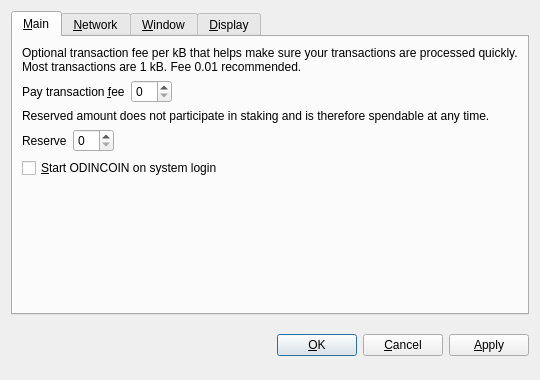
<?xml version="1.0" encoding="UTF-8"?>
<ui version="4.0">
 <class>OptionsDialog</class>
 <widget class="QDialog" name="OptionsDialog">
  <property name="geometry">
   <rect>
    <x>0</x>
    <y>0</y>
    <width>540</width>
    <height>380</height>
   </rect>
  </property>
  <property name="windowTitle">
   <string>Options</string>
  </property>
  <property name="modal">
   <bool>true</bool>
  </property>
  <layout class="QVBoxLayout" name="verticalLayout">
   <item>
    <widget class="QTabWidget" name="tabWidget">
     <property name="tabPosition">
      <enum>QTabWidget::North</enum>
     </property>
     <property name="currentIndex">
      <number>0</number>
     </property>
     <widget class="QWidget" name="tabMain">
      <attribute name="title">
       <string>&amp;Main</string>
      </attribute>
      <layout class="QVBoxLayout" name="verticalLayout_Main">
       <item>
        <widget class="QLabel" name="transactionFeeInfoLabel">
         <property name="text">
          <string>Optional transaction fee per kB that helps make sure your transactions are processed quickly. Most transactions are 1 kB. Fee 0.01 recommended.</string>
         </property>
         <property name="textFormat">
          <enum>Qt::PlainText</enum>
         </property>
         <property name="wordWrap">
          <bool>true</bool>
         </property>
        </widget>
       </item>
       <item>
        <layout class="QHBoxLayout" name="horizontalLayoutFee">
         <item>
          <widget class="QLabel" name="transactionFeeLabel">
           <property name="text">
            <string>Pay transaction &amp;fee</string>
           </property>
           <property name="textFormat">
            <enum>Qt::PlainText</enum>
           </property>
           <property name="buddy">
            <cstring>transactionFee</cstring>
           </property>
          </widget>
         </item>
         <item>
          <widget class="BitcoinAmountField" name="transactionFee"/>
         </item>
         <item>
          <spacer name="horizontalSpacerFee">
           <property name="orientation">
            <enum>Qt::Horizontal</enum>
           </property>
           <property name="sizeHint" stdset="0">
            <size>
             <width>40</width>
             <height>20</height>
            </size>
           </property>
          </spacer>
         </item>
        </layout>
       </item>
       <item>
        <widget class="QLabel" name="reserveBalanceInfoLabel">
         <property name="text">
          <string>Reserved amount does not participate in staking and is therefore spendable at any time.</string>
         </property>
         <property name="textFormat">
          <enum>Qt::PlainText</enum>
         </property>
         <property name="wordWrap">
          <bool>true</bool>
         </property>
        </widget>
       </item>
       <item>
        <layout class="QHBoxLayout" name="horizontalLayoutReserveBalance">
         <item>
          <widget class="QLabel" name="reserveBalanceLabel">
           <property name="text">
            <string>Reserve</string>
           </property>
           <property name="textFormat">
            <enum>Qt::PlainText</enum>
           </property>
           <property name="buddy">
            <cstring>reserveBalance</cstring>
           </property>
          </widget>
         </item>
         <item>
          <widget class="BitcoinAmountField" name="reserveBalance"/>
         </item>
         <item>
          <spacer name="horizontalSpacerReserveBalance">
           <property name="orientation">
            <enum>Qt::Horizontal</enum>
           </property>
           <property name="sizeHint" stdset="0">
            <size>
             <width>40</width>
             <height>20</height>
            </size>
           </property>
          </spacer>
         </item>
        </layout>
       </item>
       <item>
        <widget class="QCheckBox" name="bitcoinAtStartup">
         <property name="toolTip">
          <string>Automatically start ODINCOIN after logging in to the system.</string>
         </property>
         <property name="text">
          <string>&amp;Start ODINCOIN on system login</string>
         </property>
        </widget>
       </item>
       <item>
        <spacer name="verticalSpacer_Main">
         <property name="orientation">
          <enum>Qt::Vertical</enum>
         </property>
         <property name="sizeHint" stdset="0">
          <size>
           <width>20</width>
           <height>40</height>
          </size>
         </property>
        </spacer>
       </item>
      </layout>
     </widget>
     <widget class="QWidget" name="tabNetwork">
      <attribute name="title">
       <string>&amp;Network</string>
      </attribute>
      <layout class="QVBoxLayout" name="verticalLayout_Network">
       <item>
        <widget class="QCheckBox" name="mapPortUpnp">
         <property name="toolTip">
          <string>Automatically open the ODINCOIN client port on the router. This only works when your router supports UPnP and it is enabled.</string>
         </property>
         <property name="text">
          <string>Map port using &amp;UPnP</string>
         </property>
        </widget>
       </item>
       <item>
        <widget class="QCheckBox" name="connectSocks">
         <property name="toolTip">
          <string>Connect to the ODINCOIN network through a SOCKS proxy (e.g. when connecting through Tor).</string>
         </property>
         <property name="text">
          <string>&amp;Connect through SOCKS proxy:</string>
         </property>
        </widget>
       </item>
       <item>
        <layout class="QHBoxLayout" name="horizontalLayout_Network">
         <item>
          <widget class="QLabel" name="proxyIpLabel">
           <property name="text">
            <string>Proxy &amp;IP:</string>
           </property>
           <property name="textFormat">
            <enum>Qt::PlainText</enum>
           </property>
           <property name="buddy">
            <cstring>proxyIp</cstring>
           </property>
          </widget>
         </item>
         <item>
          <widget class="QValidatedLineEdit" name="proxyIp">
           <property name="maximumSize">
            <size>
             <width>140</width>
             <height>16777215</height>
            </size>
           </property>
           <property name="toolTip">
            <string>IP address of the proxy (e.g. 127.0.0.1)</string>
           </property>
          </widget>
         </item>
         <item>
          <widget class="QLabel" name="proxyPortLabel">
           <property name="text">
            <string>&amp;Port:</string>
           </property>
           <property name="textFormat">
            <enum>Qt::PlainText</enum>
           </property>
           <property name="buddy">
            <cstring>proxyPort</cstring>
           </property>
          </widget>
         </item>
         <item>
          <widget class="QLineEdit" name="proxyPort">
           <property name="maximumSize">
            <size>
             <width>55</width>
             <height>16777215</height>
            </size>
           </property>
           <property name="toolTip">
            <string>Port of the proxy (e.g. 9050)</string>
           </property>
          </widget>
         </item>
         <item>
          <widget class="QLabel" name="socksVersionLabel">
           <property name="text">
            <string>SOCKS &amp;Version:</string>
           </property>
           <property name="textFormat">
            <enum>Qt::PlainText</enum>
           </property>
           <property name="buddy">
            <cstring>socksVersion</cstring>
           </property>
          </widget>
         </item>
         <item>
          <widget class="QValueComboBox" name="socksVersion">
           <property name="toolTip">
            <string>SOCKS version of the proxy (e.g. 5)</string>
           </property>
          </widget>
         </item>
         <item>
          <spacer name="horizontalSpacer_Network">
           <property name="orientation">
            <enum>Qt::Horizontal</enum>
           </property>
           <property name="sizeHint" stdset="0">
            <size>
             <width>40</width>
             <height>20</height>
            </size>
           </property>
          </spacer>
         </item>
        </layout>
       </item>
       <item>
        <spacer name="verticalSpacer_Network">
         <property name="orientation">
          <enum>Qt::Vertical</enum>
         </property>
         <property name="sizeHint" stdset="0">
          <size>
           <width>20</width>
           <height>40</height>
          </size>
         </property>
        </spacer>
       </item>
      </layout>
     </widget>
     <widget class="QWidget" name="tabWindow">
      <attribute name="title">
       <string>&amp;Window</string>
      </attribute>
      <layout class="QVBoxLayout" name="verticalLayout_Window">
       <item>
        <widget class="QCheckBox" name="minimizeToTray">
         <property name="toolTip">
          <string>Show only a tray icon after minimizing the window.</string>
         </property>
         <property name="text">
          <string>&amp;Minimize to the tray instead of the taskbar</string>
         </property>
        </widget>
       </item>
       <item>
        <widget class="QCheckBox" name="minimizeOnClose">
         <property name="toolTip">
          <string>Minimize instead of exit the application when the window is closed. When this option is enabled, the application will be closed only after selecting Quit in the menu.</string>
         </property>
         <property name="text">
          <string>M&amp;inimize on close</string>
         </property>
        </widget>
       </item>
       <item>
        <spacer name="verticalSpacer_Window">
         <property name="orientation">
          <enum>Qt::Vertical</enum>
         </property>
         <property name="sizeHint" stdset="0">
          <size>
           <width>20</width>
           <height>40</height>
          </size>
         </property>
        </spacer>
       </item>
      </layout>
     </widget>
     <widget class="QWidget" name="tabDisplay">
      <attribute name="title">
       <string>&amp;Display</string>
      </attribute>
      <layout class="QVBoxLayout" name="verticalLayout_Display">
       <item>
        <layout class="QHBoxLayout" name="horizontalLayout_1_Display">
         <item>
          <widget class="QLabel" name="langLabel">
           <property name="text">
            <string>User Interface &amp;language:</string>
           </property>
           <property name="textFormat">
            <enum>Qt::PlainText</enum>
           </property>
           <property name="buddy">
            <cstring>lang</cstring>
           </property>
          </widget>
         </item>
         <item>
          <widget class="QValueComboBox" name="lang">
           <property name="toolTip">
            <string>The user interface language can be set here. This setting will take effect after restarting ODINCOIN.</string>
           </property>
          </widget>
         </item>
        </layout>
       </item>
       <item>
        <layout class="QHBoxLayout" name="horizontalLayout_2_Display">
         <item>
          <widget class="QLabel" name="unitLabel">
           <property name="text">
            <string>&amp;Unit to show amounts in:</string>
           </property>
           <property name="textFormat">
            <enum>Qt::PlainText</enum>
           </property>
           <property name="buddy">
            <cstring>unit</cstring>
           </property>
          </widget>
         </item>
         <item>
          <widget class="QValueComboBox" name="unit">
           <property name="toolTip">
            <string>Choose the default subdivision unit to show in the interface and when sending coins.</string>
           </property>
          </widget>
         </item>
        </layout>
       </item>
       <item>
        <widget class="QCheckBox" name="displayAddresses">
         <property name="toolTip">
          <string>Whether to show ODINCOIN addresses in the transaction list or not.</string>
         </property>
         <property name="text">
          <string>&amp;Display addresses in transaction list</string>
         </property>
        </widget>
       </item>
       <item>
        <widget class="QCheckBox" name="coinControlFeatures">
         <property name="toolTip">
          <string>Whether to show coin control features or not.</string>
         </property>
         <property name="text">
          <string>Display coin &amp;control features (experts only!)</string>
         </property>
        </widget>
       </item>
       <item>
        <spacer name="verticalSpacer_Display">
         <property name="orientation">
          <enum>Qt::Vertical</enum>
         </property>
         <property name="sizeHint" stdset="0">
          <size>
           <width>20</width>
           <height>40</height>
          </size>
         </property>
        </spacer>
       </item>
      </layout>
     </widget>
    </widget>
   </item>
   <item>
    <layout class="QHBoxLayout" name="horizontalLayout_Buttons">
     <item>
      <spacer name="horizontalSpacer_1">
       <property name="orientation">
        <enum>Qt::Horizontal</enum>
       </property>
       <property name="sizeHint" stdset="0">
        <size>
         <width>40</width>
         <height>48</height>
        </size>
       </property>
      </spacer>
     </item>
     <item>
      <widget class="QLabel" name="statusLabel">
       <property name="font">
        <font>
         <weight>75</weight>
         <bold>true</bold>
        </font>
       </property>
       <property name="text">
        <string/>
       </property>
       <property name="textFormat">
        <enum>Qt::PlainText</enum>
       </property>
       <property name="wordWrap">
        <bool>true</bool>
       </property>
      </widget>
     </item>
     <item>
      <spacer name="horizontalSpacer_2">
       <property name="orientation">
        <enum>Qt::Horizontal</enum>
       </property>
       <property name="sizeHint" stdset="0">
        <size>
         <width>40</width>
         <height>48</height>
        </size>
       </property>
      </spacer>
     </item>
     <item>
      <widget class="QPushButton" name="okButton">
       <property name="text">
        <string>&amp;OK</string>
       </property>
      </widget>
     </item>
     <item>
      <widget class="QPushButton" name="cancelButton">
       <property name="text">
        <string>&amp;Cancel</string>
       </property>
       <property name="autoDefault">
        <bool>false</bool>
       </property>
      </widget>
     </item>
     <item>
      <widget class="QPushButton" name="applyButton">
       <property name="text">
        <string>&amp;Apply</string>
       </property>
       <property name="autoDefault">
        <bool>false</bool>
       </property>
      </widget>
     </item>
    </layout>
   </item>
  </layout>
 </widget>
 <customwidgets>
  <customwidget>
   <class>BitcoinAmountField</class>
   <extends>QSpinBox</extends>
   <header>bitcoinamountfield.h</header>
  </customwidget>
  <customwidget>
   <class>QValueComboBox</class>
   <extends>QComboBox</extends>
   <header>qvaluecombobox.h</header>
  </customwidget>
  <customwidget>
   <class>QValidatedLineEdit</class>
   <extends>QLineEdit</extends>
   <header>qvalidatedlineedit.h</header>
  </customwidget>
 </customwidgets>
 <resources/>
 <connections/>
</ui>
